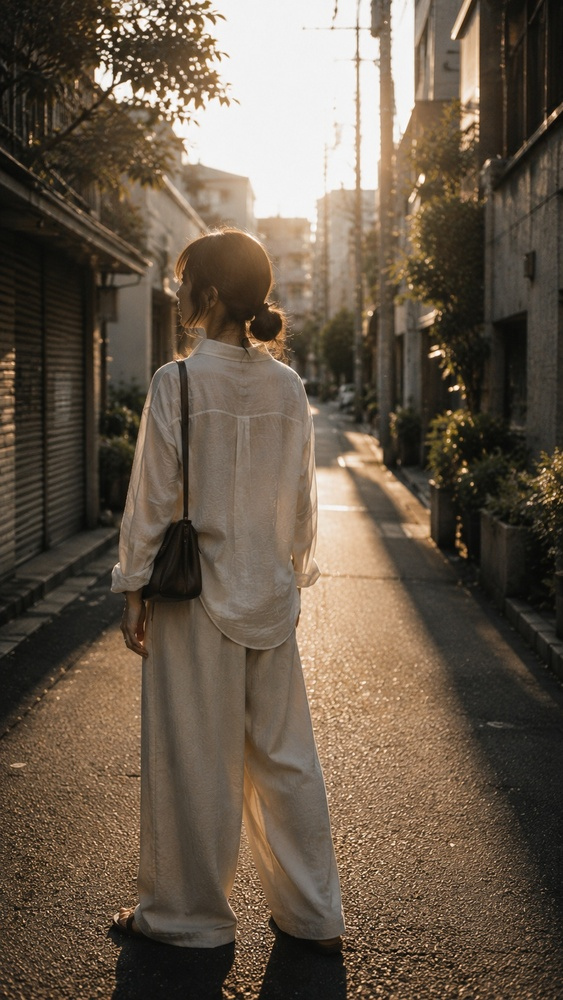
#> input picture photos/01.jpg, 563 x 1000 px, shrunk from 941 x 1672 before the run
$ python -i image_utils.py   (imports and definitions only)
#> lines starting #> are read from the running program, lines starting #| are printed output that depends on the picture
"""
image_utils.py
Instagram投稿用の画像処理ユーティリティ。

- fix_aspect_ratio: Instagramが許容する縦横比(4:5〜1.91:1)に収まるよう、中央を基準に自動でクロップする
- upload_to_imgbb: imgbb.comに画像をアップロードし、Instagram投稿に必要な「公開URL」を取得する
  （Instagram Graph APIはローカルファイルを直接受け付けず、公開URLの取得が必須のため。
  catbox.moeはGitHub Actionsのようなデータセンターからのアップロードをブロックするため、
  APIキー方式のimgbb.comに変更した）
"""

import requests
from PIL import Image

MIN_RATIO = 0.8    # 4:5（縦長の最大）
MAX_RATIO = 1.91   # 1.91:1（横長の最大）


def fix_aspect_ratio(input_path, output_path):
#> called with input_path = 'photos/01.jpg', output_path = 'out.png'
    img = Image.open(input_path).convert("RGB")
#> img is the input picture: PIL image 563x1000 RGB; mean R, G, B 102.9, 89, 73.6
    w, h = img.size
#> w = 563; h = 1000
    ratio = w / h
#> ratio = 0.563

    if ratio < MIN_RATIO:
        # 縦長すぎる場合: 高さを詰めて縦横比を4:5に近づける
        new_h = int(w / MIN_RATIO)
#> new_h = 703
        top = (h - new_h) // 2
#> top = 148
        img = img.crop((0, top, w, top + new_h))
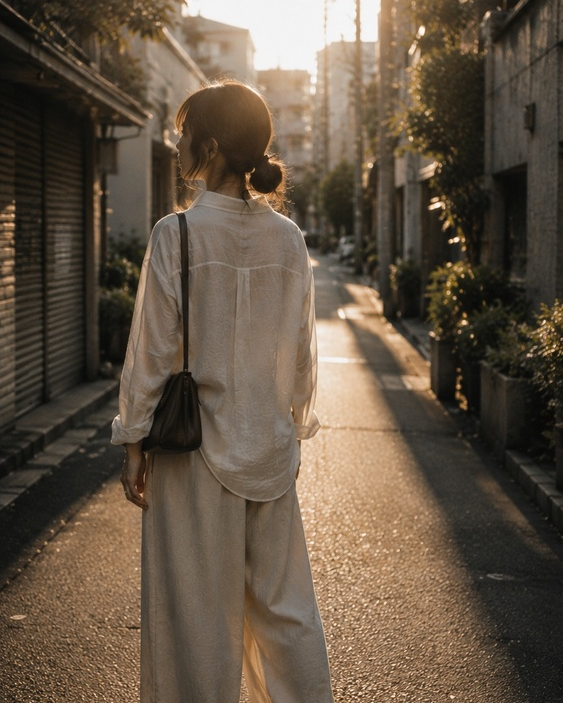
#> img: PIL image 563x703 RGB; mean R, G, B 98.6, 84.2, 68.1
    elif ratio > MAX_RATIO:
        # 横長すぎる場合: 幅を詰めて縦横比を1.91:1に近づける
        new_w = int(h * MAX_RATIO)
        left = (w - new_w) // 2
        img = img.crop((left, 0, left + new_w, h))

    img.save(output_path, "JPEG", quality=90)
    return output_path


def upload_to_imgbb(file_path, api_key):
    with open(file_path, "rb") as f:
        resp = requests.post(
            "https://api.imgbb.com/1/upload",
            params={"key": api_key},
            files={"image": f},
            timeout=60,
        )
    data = resp.json()
    if not data.get("success"):
        raise RuntimeError(f"imgbbへのアップロードに失敗しました: {data}")
    return data["data"]["url"]

>>> result = fix_aspect_ratio('photos/01.jpg', 'out.png')

$ run again, on photos/04.jpg
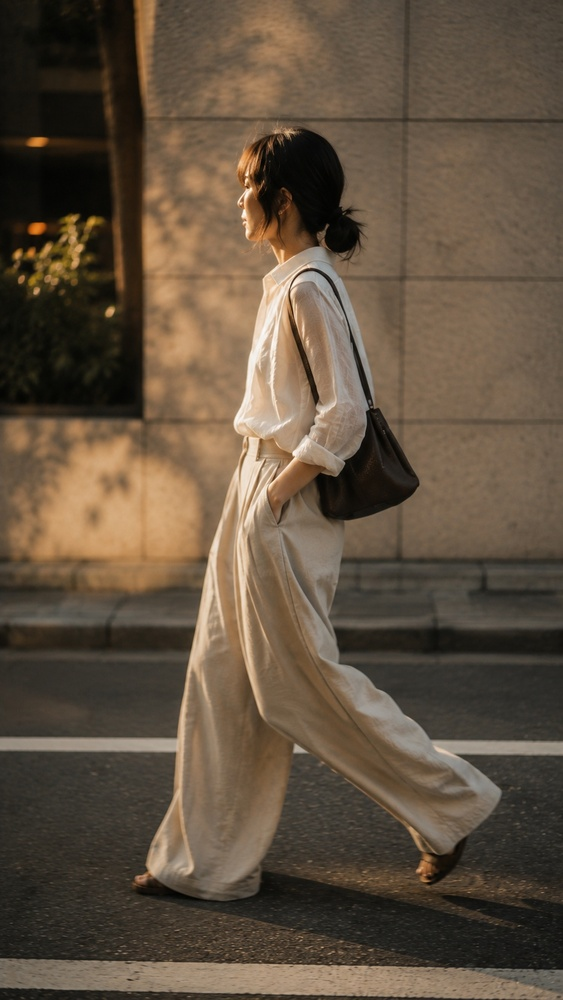
#> input picture photos/04.jpg, 563 x 1000 px, shrunk from 941 x 1672 before the run
#> in fix_aspect_ratio, img is the input picture: PIL image 563x1000 RGB; mean R, G, B 96.8, 81.2, 63.8
#> in fix_aspect_ratio, `img = img.crop((0, top, w, top + new_h))`:
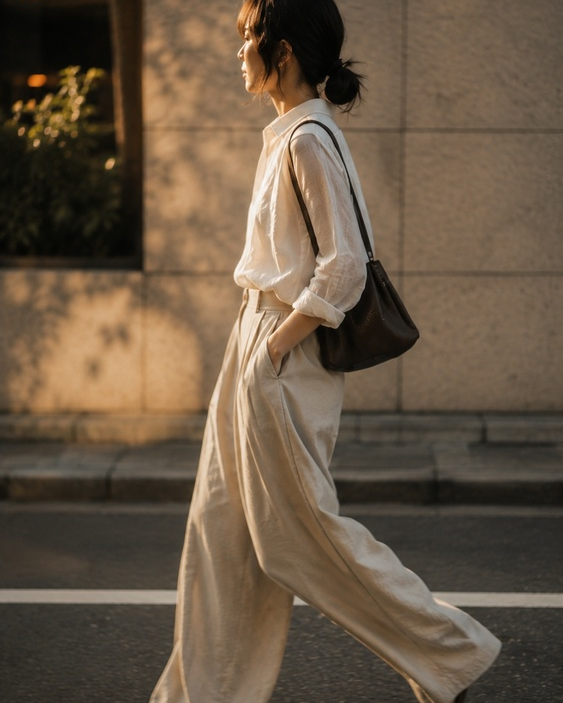
#> img: PIL image 563x703 RGB; mean R, G, B 104.3, 87.1, 68.2

$ run again, on photos/07.jpg
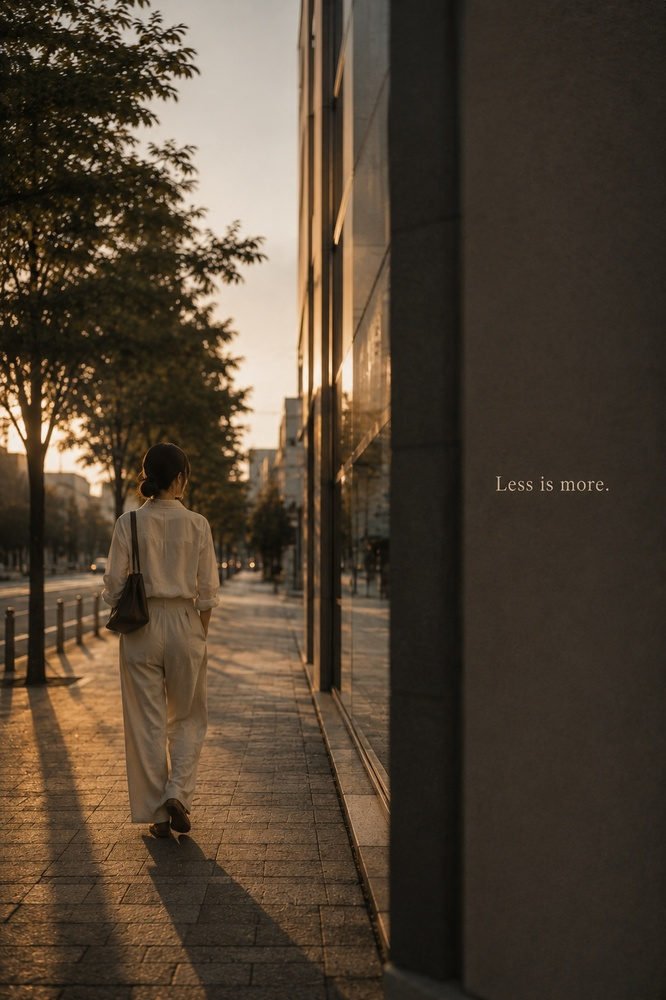
#> input picture photos/07.jpg, 666 x 1000 px, shrunk from 1023 x 1537 before the run
#> in fix_aspect_ratio, img is the input picture: PIL image 666x1000 RGB; mean R, G, B 79.9, 66.2, 51
#> in fix_aspect_ratio, `img = img.crop((0, top, w, top + new_h))`:
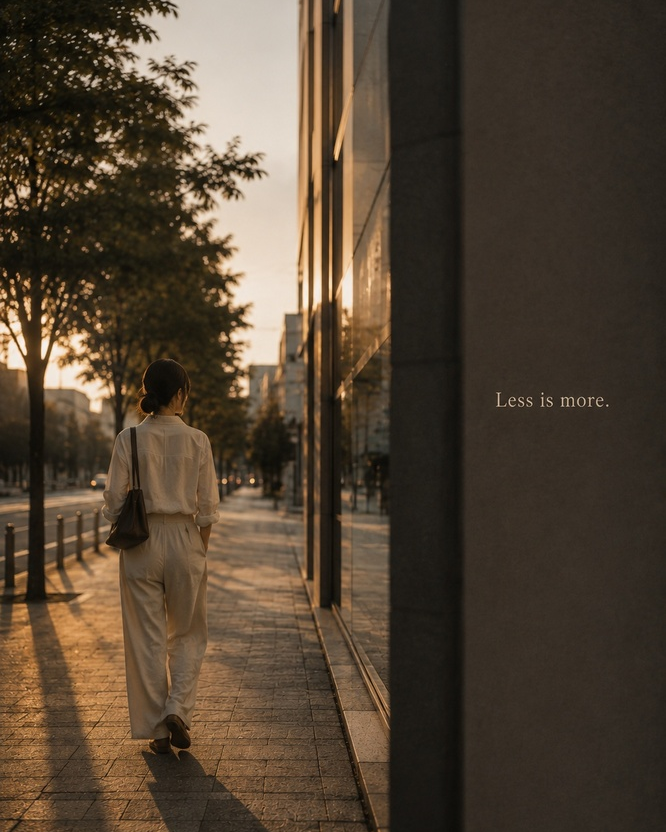
#> img: PIL image 666x832 RGB; mean R, G, B 81.9, 67.3, 51.3
